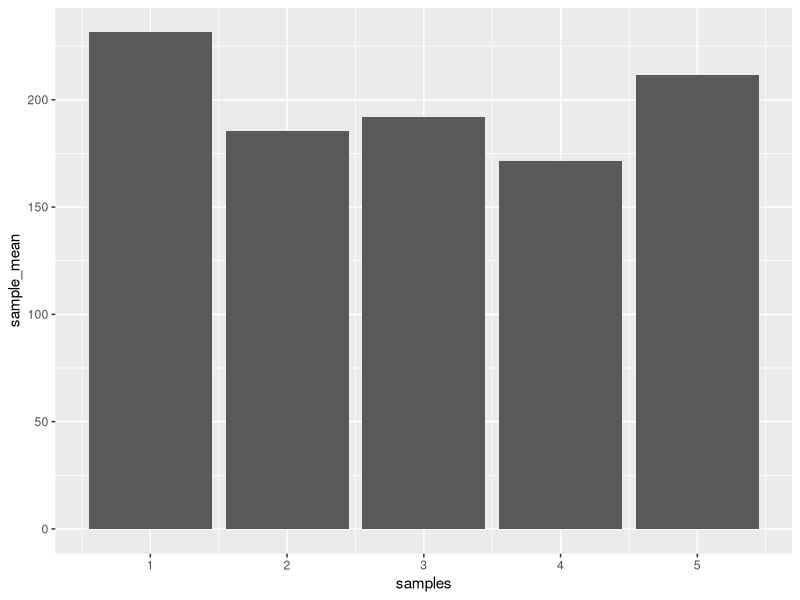
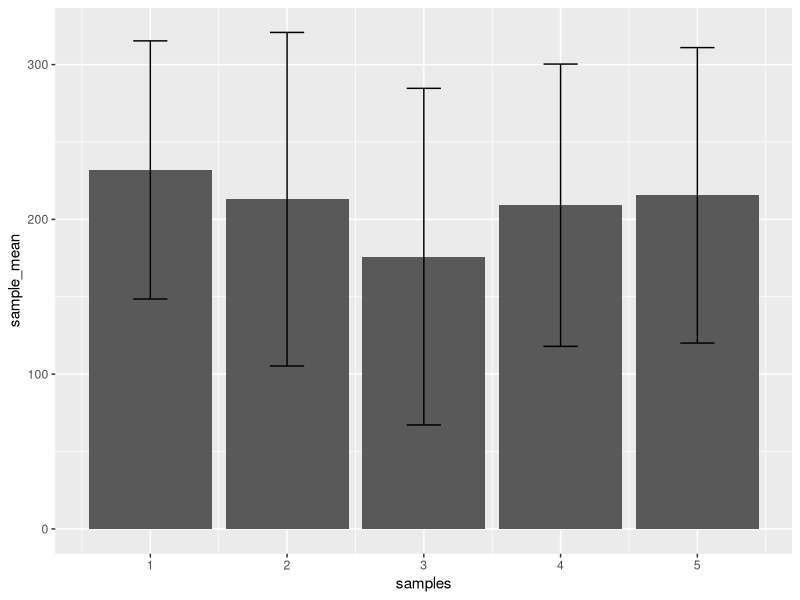
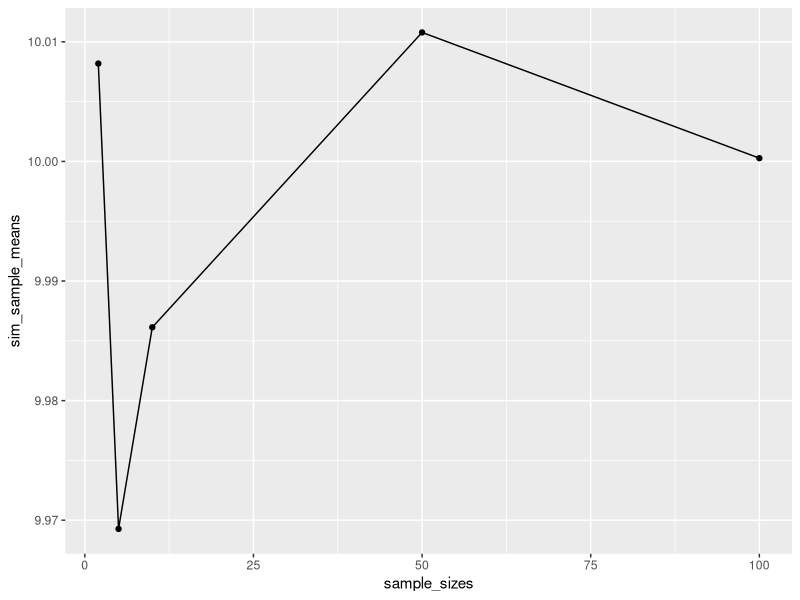
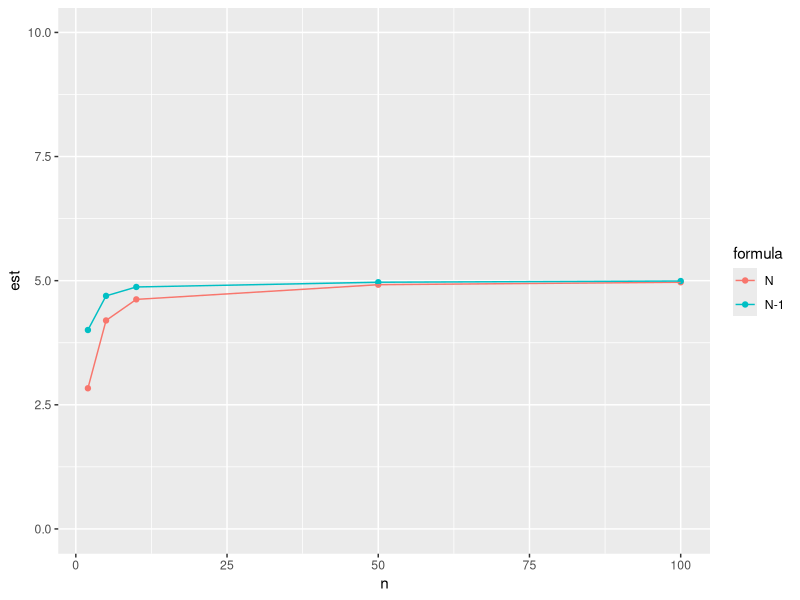

Write R code to recreate these figures, in order.
## ---- chunk 1

observations <- rnorm(5*25, 200, 100)
samples <- rep(1:5, each = 25)
my_data <- data.frame(samples, observations)

library(dplyr)

means <- my_data %>%
    group_by(samples)%>%
    summarize(sample_mean = mean(observations))

library(ggplot2)

ggplot(means, aes(x = samples, y = sample_mean ))+
  geom_bar(stat = "identity")
  


## ---- chunk 2
#sampling process 
observations <- rnorm(5*25, 200, 100)
samples <- rep(1:5, each = 25)
my_data <- data_frame(samples, observations)

#get means
means <- my_data %>%
    group_by(samples)%>%
    summarize(sample_mean = mean(observations),
              sample_sd = sd(observations)) 

#plot means
ggplot(means, aes(x = samples, y = sample_mean ))+
  geom_bar(stat = "identity") + 
  
  geom_errorbar(aes(ymin = sample_mean - sample_sd,
                    ymax = sample_mean + sample_sd),
                width = .25)

## ---- chunk 3
#n=2
observations <-rnorm(2*10000,10,5)
samples <- rep(1:10000, each =2)
my_data <- data_frame(samples, observations)

summarized_data <- my_data %>%
 group_by(samples)%>%
    summarize(sample_means = mean(observations))

mean(summarized_data$sample_means)

#n=5
observations <-rnorm(5*10000,10,5)
samples <- rep(1:10000, each =5)
my_data <- data_frame(samples, observations)

summarized_data <- my_data %>%
 group_by(samples)%>%
    summarize(sample_means = mean(observations))

mean(summarized_data$sample_means)


## ---- chunk 4

sample_sizes <- c(2,5,10,50,100)
sim_sample_means <- c()
for(i in 1:length(sample_sizes)) {
  
  observations <-rnorm(sample_sizes[i]*10000,10,5)
  samples <- rep(1:10000, each = sample_sizes[i])
  my_data <- data_frame(samples, observations)

  summarized_data <- my_data %>%
    group_by(samples)%>%
    summarize(sample_means = mean(observations))

sim_sample_means[i] <- mean(summarized_data$sample_means)
}

sim_data <- data.frame(sample_sizes, sim_sample_means)

ggplot(sim_data, aes(x=sample_sizes, y=sim_sample_means, group=1))+
  geom_point()+
  geom_line()
  coord_cartesian(ylim = c(0,20))
## ---- chunk 5

sd_N <- function(x) sqrt(sum((mean(x)-x)^2) / length(x))

sample_sizes <- c(2,5,10,50,100)
sim_sample_sd <- c()
sim_sample_sd_N <- c()
for(i in 1:length(sample_sizes)){
  observations <-rnorm(sample_sizes[i]*10000,10,5)
  samples <- rep(1:10000, each = sample_sizes[i])
  my_data <- data.frame(samples,observations)

  summarized_data <- my_data %>%
    group_by(samples) %>%
    summarize(
              sample_sd = sd(observations),
              sample_sd_N = sd_N(observations)
              )

  sim_sample_sd[i] <- mean(summarized_data$sample_sd)
  sim_sample_sd_N[i] <- mean(summarized_data$sample_sd_N)
  }

sim_data <- data.frame(n = rep(sample_sizes,2),
      est = c(sim_sample_sd_N, sim_sample_sd),
      formula = c(rep("N", 5), rep("N-1", 5)))


ggplot(sim_data, aes(x=n, y=est, group=formula, color=formula))+
  geom_point()+
  geom_line()+
  coord_cartesian(ylim = c(0,10))
  

